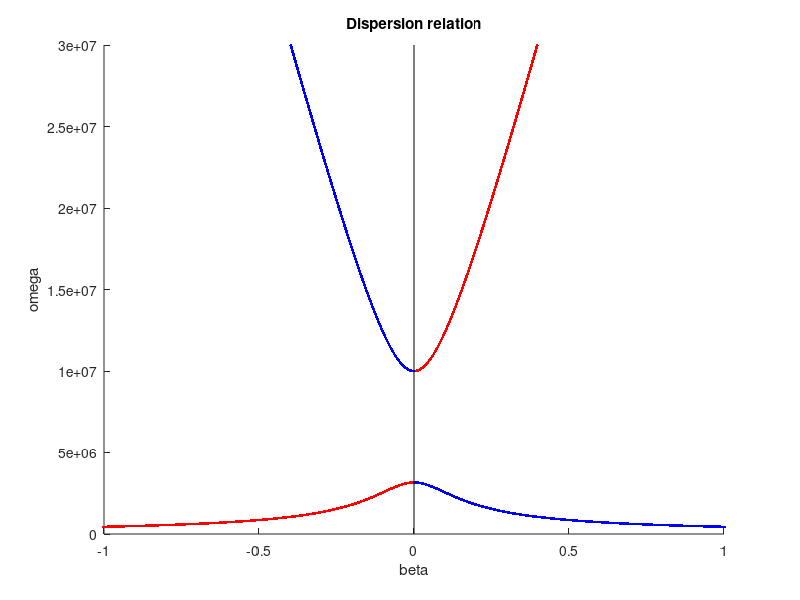
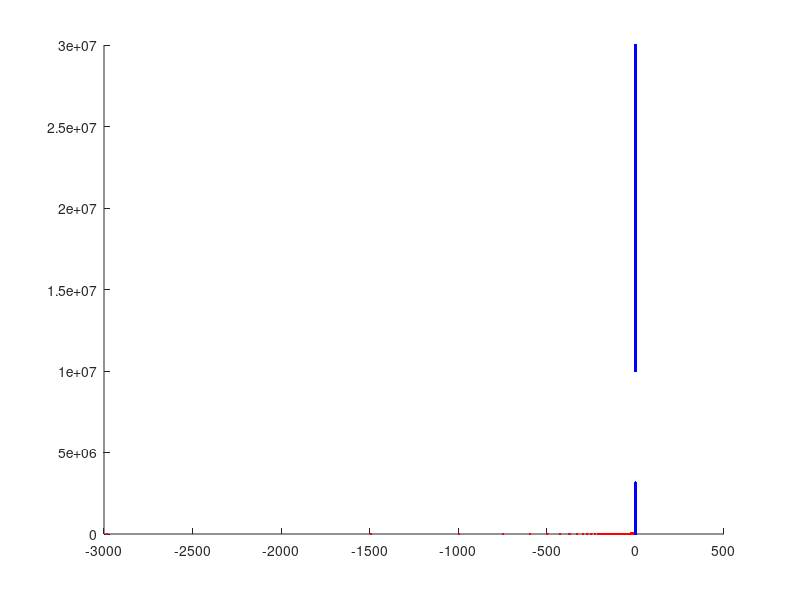

Recreate these plots in MATLAB, in order.
%% 复现3.1和3.2的图

%四个电路参数
LR = 1e-8; %右手单位长度电感
CL = 1e-6; %左手倍长度电容
CR = 2e-8; %右手单位长度电感
LL = 5e-6; %左手倍长度电感

%中间量
omegaR = sqrt(1 / (LR * CR));
omegaL = sqrt(1 / (LL * CL));
k = LR * CL + LL * CR;
omegase = sqrt(1 / (LR * CL));
omegash = sqrt(1 / (LL * CR));

%%fig3.3(a)
Omega = 3e7;
omega = 0:Omega / 200000:Omega; %扫频范围
beta = zeros(1, length(omega));

for i = 1:length(omega)
    temp = (omega(i) / omegaR) ^ 2 - k * omegaL ^ 2 + (omegaL / omega(i)) ^ 2; %计算相位常数

    if temp < 0 %纯实属，阻带
        continue
    end

    if omega(i) < min(omegase, omegash)
        beta(i) = -sqrt(temp); %这里我没懂为什么要取负号，因为是左手的吗
    elseif omega(i) > max(omegase, omegash)
        beta(i) = sqrt(temp);
    end

end

%剔除虚数解
idx = beta == 0;
beta(idx) = [];
omega(idx) = [];

%绘制色散曲线
h1 = figure;
hold on
plot(beta, omega, '.', 'Color', 'r')
%画取向相反时的色散曲线
plot(-beta, omega, '.', 'Color', 'b')
plot([0 0], [0, Omega], "LineWidth", 0.5, "Color", "k")
xlim([-1 1])
xlabel('beta')
ylabel('omega')
title('Dispersion relation')

%%fig3.3(b)
%PRH
betaPRH = omega * sqrt(LR * CR)

h2 = figure;
hold on
plot(beta, omega, '.', 'Color', 'r')
plot(betaPRH, omega, '.', 'Color', 'b')
